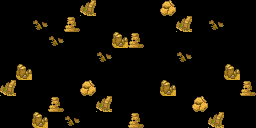

Rendered tile map (Tiled .tmx) drawn with the repository's tilesets; below, a short description and the map source with its tile grids summarised:
An orthogonal 16x8 tile map with 16x16 px tiles, 1 tile layer (Слой тайлов 1) and 19 objects (2x baseenemy).

<map version="1.10" tiledversion="1.10.2" orientation="orthogonal" renderorder="right-down" width="16" height="8" tilewidth="16" tileheight="16" infinite="0" nextlayerid="3" nextobjectid="22">
 <tileset firstgid="1" source="spritesheet.tsx" />
 <layer id="1" name="Слой тайлов 1" width="16" height="8">
  <data>[128 cells, 24 non-empty, 5 distinct tile ids]</data>
 </layer>
 <objectgroup id="2" name="objects">
  <object id="1" x="80" y="0">
   <polygon points="0,0 0,16 16,16 16,0" />
  </object>
  <object id="2" x="64" y="16">
   <polygon points="0,0 0,16 16,16 16,0" />
  </object>
  <object id="3" x="112" y="32">
   <polygon points="0,0 0,16 32,16 32,0" />
  </object>
  <object id="4" x="160" y="0">
   <polygon points="0,0 0,16 16,16 16,0" />
  </object>
  <object id="5" x="176" y="16">
   <polygon points="0,0 0,16 16,16 16,0" />
  </object>
  <object id="6" x="160" y="80">
   <polygon points="0,0 0,16 16,16 16,0" />
  </object>
  <object id="7" x="80" y="80">
   <polygon points="0,0 0,16 16,16 16,0" />
  </object>
  <object id="8" x="48" y="96">
   <polygon points="0,0 0,16 16,16 16,0" />
  </object>
  <object id="9" x="32" y="112">
   <polygon points="0,0 0,16 16,16 16,0" />
  </object>
  <object id="10" x="16" y="64">
   <polygon points="0,0 0,16 16,16 16,0" />
  </object>
  <object id="11" x="0" y="80">
   <polygon points="0,0 0,16 16,16 16,0" />
  </object>
  <object id="12" x="96" y="96">
   <polygon points="0,0 0,16 16,16 16,0" />
  </object>
  <object id="13" x="192" y="96">
   <polygon points="0,0 0,16 16,16 16,0 0,0" />
  </object>
  <object id="14" x="224" y="64">
   <polygon points="0,0 0,16 16,16 16,0" />
  </object>
  <object id="15" x="240" y="80">
   <polygon points="0,0 0,16 16,16 16,0" />
  </object>
  <object id="16" x="208" y="112">
   <polygon points="0,0 0,16 16,16 16,0" />
  </object>
  <object id="17" x="128" y="112">
   <polygon points="0,0 0,16 16,16 16,0" />
  </object>
  <object id="20" name="baseenemy" x="96" y="0" width="16" height="16">
   <ellipse />
  </object>
  <object id="21" name="baseenemy" x="144" y="0" width="16" height="16">
   <ellipse />
  </object>
 </objectgroup>
</map>